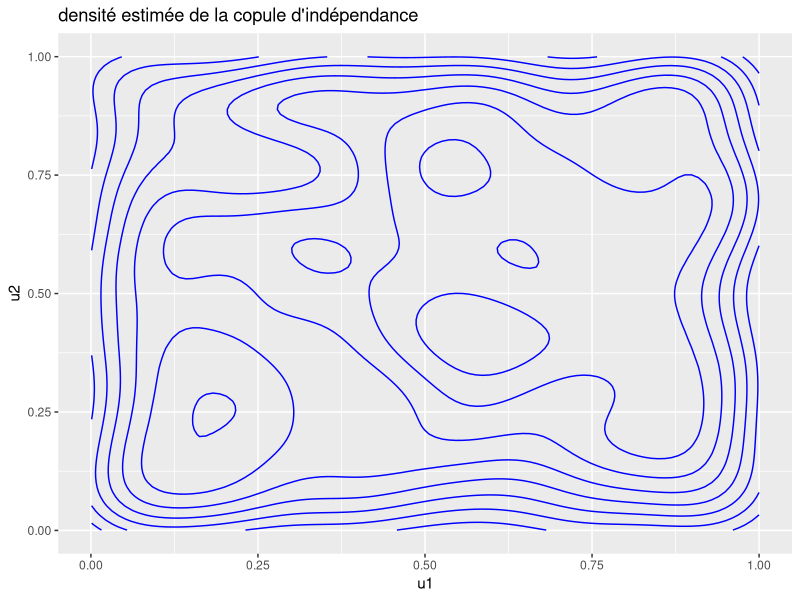
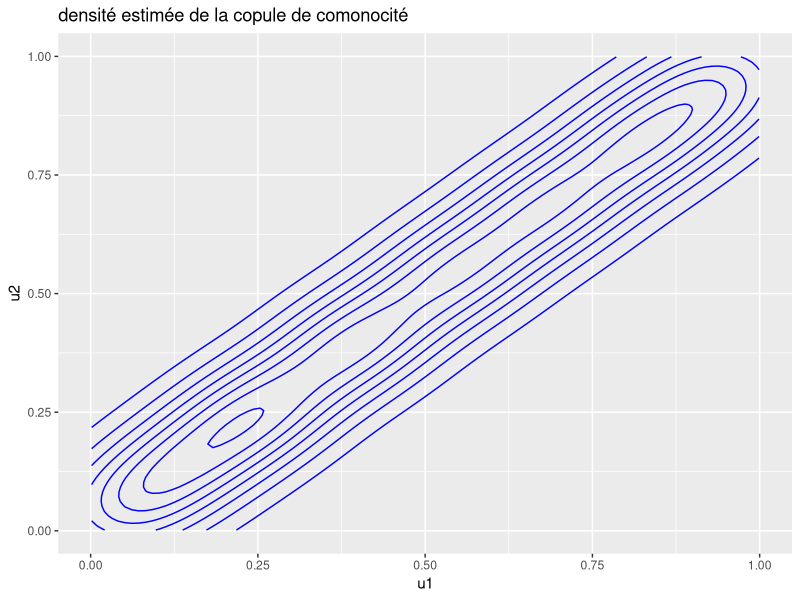
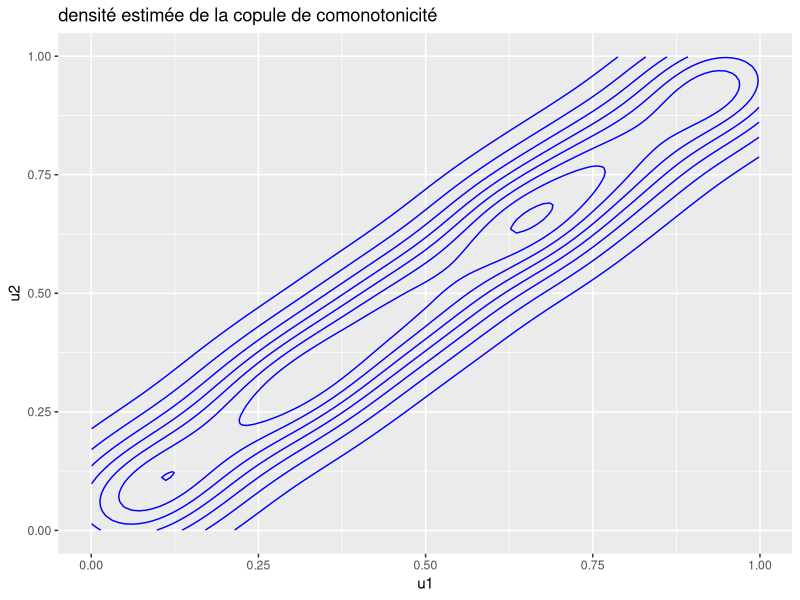
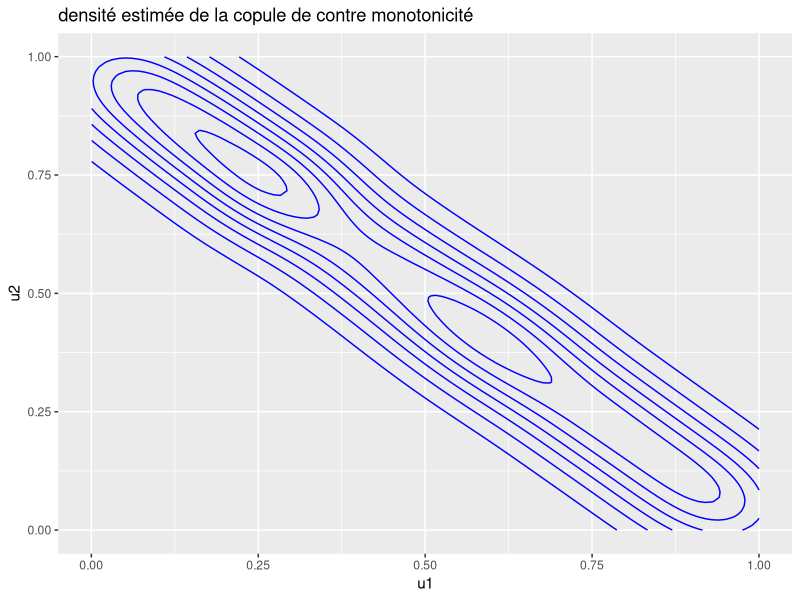

Write the R code that produced these figures, in order. (Note: this script raises an error after producing the figures.)
## ---- chunk 1
library(tidyverse)
## ---- chunk 2
n=1000
u1=runif(n)
u2=runif(n)
z=u1*u2
df=data.frame(u1=u1,u2=u2,z=z)
df%>%
  ggplot(aes(x=u1,y=u2))+geom_density_2d(col="blue")+
  labs(title="densité estimée de la copule d'indépendance")

## ---- chunk 3
#z=outer(u1,u2)
#persp(x=seq(0,1,length.out=nrow(z)),y=seq(0,1,length.out=nrow(z)),z=z)
## ---- chunk 4
u1=runif(n)
u2=u1
df=data.frame(u1=u1,u2=u2)
df%>%
  ggplot(aes(x=u1,y=u2))+geom_density_2d(col="blue")+
  labs(title="densité estimée de la copule de comonocité")
## ---- chunk 5
u1=runif(n)
u2=u1
df=data.frame(u1=u1,u2=u2)
df%>%
  ggplot(aes(x=u1,y=u2))+geom_density_2d(col="blue")+
  labs(title="densité estimée de la copule de comonotonicité")
## ---- chunk 6
u1=runif(n)
u2=1-u1
df=data.frame(u1=u1,u2=u2)
df%>%
  ggplot(aes(x=u1,y=u2))+geom_density_2d(col="blue")+
  labs(title="densité estimée de la copule de contre monotonicité")
## ---- chunk 7
BissectionMethod=function(x_1,x_2,n_max=1000,epsilon=10^-8,u1,theta)
{
  x=(x_1+x_2)/2
  n=0
  while (abs(x_2-x_1)/(2*abs(x))>epsilon&&n<n_max)
  {
    if(f(u1,x_1,theta)*f(u1,x,theta)<0)
    {
      x_2=x    
    }
    else
    {
      if(f(u1,x,theta)*f(u1,x_2,theta)<0)
      {
        x_1=x
      }      
    }
    x=(x_1+x_2)/2
    n=n+1
  }
  return (x)
}
## ---- chunk 8
f=function(x)
{
  return( x^3+x^2-3*x-3)
}
    
## ---- chunk 9
r=BissectionMethod(-1.5,1,2000)
## ---- chunk 10
Clayon=function(u1,u2,theta)
{
  return((u1^(-theta)+u2^(-theta)-1)^(-1/theta))
}

derClayton_u1=function(u1,u2,theta)
{
 return(u1^(-theta-1)*(u1^(-theta)+u2^(-theta)-1)^(-(theta+1)/theta)) 
}
## ---- chunk 11
theta=1
n=100
u1=runif(n)
f=function(u1,u2,theta)
{
  return(derClayton_u1(u1,u2,theta)-u2)  
}
u2=rep(0,n)
for(i in 1:n)
{
  u2[i]=BissectionMethod(0,1,1000,10^-8,u1[1],theta)
}

